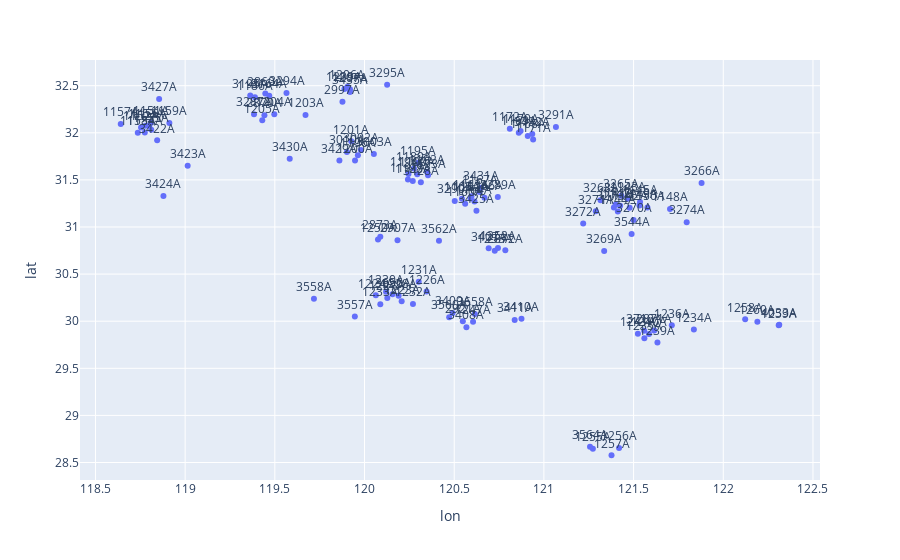

The notebook cell saved with this chart:
### Code cell
import pandas as pd
import plotly.express as px

fig = px.scatter(
    df,
    x="lon",
    y="lat",
    text="station_id",
    hover_data=["station_name", "city"]
)
fig.update_traces(textposition='top center')
fig.show()
